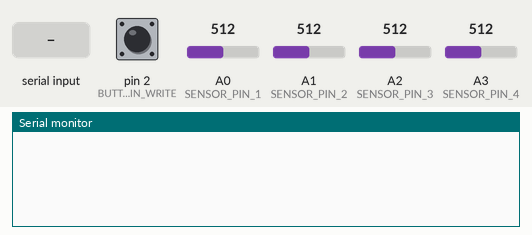
A sketch run on a simulated Arduino Uno, built with avr-gcc and run on an emulated ATmega328P. Parts: the last lines printed to the serial monitor. Wiring (inferred from the names in the program): 24Cxx EEPROM at I2C address 0x50. The inputs (shaded band) are chosen by the test bench; at power-on: pin 2 (BUTTON_PIN_WRITE) HIGH, A0 (SENSOR_PIN_1) = 512, A1 (SENSOR_PIN_2) = 512, A2 (SENSOR_PIN_3) = 512, A3 (SENSOR_PIN_4) = 512. EEPROM starts erased.

Above: at 1.2 s.
1.3 s: pin 2 (BUTTON_PIN_WRITE) pulled LOW for 0.15 s
At 2.1 s:
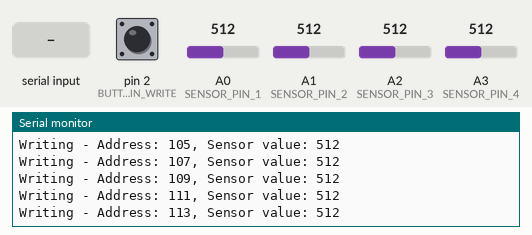
2.9 s: "R" received over Serial
At 3.8 s:
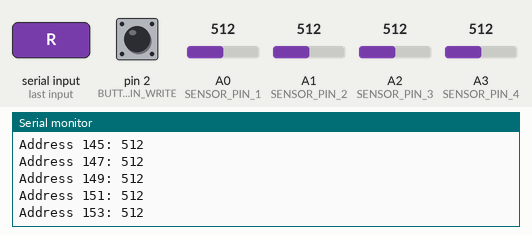
4.4 s: pin 2 (BUTTON_PIN_WRITE) pulled LOW for 1 s
At 5.0 s:
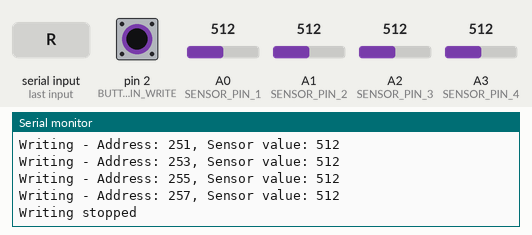
6.9 s: "S" received over Serial
At 7.6 s:
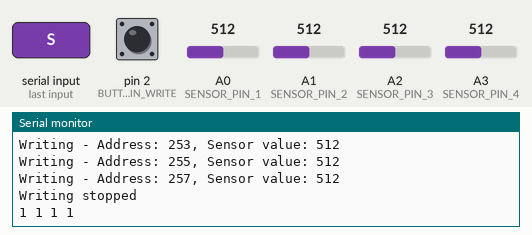

The sketch:

W3.ino
```cpp
#include <Wire.h>

// Pin definitions
#define SENSOR_PIN_1 A0
#define SENSOR_PIN_2 A1
#define SENSOR_PIN_3 A2
#define SENSOR_PIN_4 A3
#define BUTTON_PIN_WRITE 2

// EEPROM I2C address
#define EEPROM_ADDRESS 0x50

// Variables to manage writing
bool writing = false;
bool lastButtonState = false;
unsigned int writeAddress = 3; // Start writing from address 3
unsigned long lastWriteMillis = 0;
bool sensorStates[4] = {false, false, false, false}; // Track which sensors are enabled

// Function prototypes
void writeEEPROM(unsigned int addr, unsigned int value);
unsigned int readEEPROM(unsigned int addr);
void sendEEPROMData();
void processCommand(char command);
void writeSensorStatesToEEPROM();
void readSensorStatesFromEEPROM();
void handleButtonPress();
void writeSensorData();

void setup() {
  Serial.begin(115200);
  Wire.begin();

  pinMode(BUTTON_PIN_WRITE, INPUT_PULLUP); // Enable internal pull-up resistor

  // Retrieve sensor states from EEPROM
  readSensorStatesFromEEPROM();
}

void loop() {
  handleButtonPress();

  // Writing logic
  if (writing && millis() - lastWriteMillis >= 1) {
    writeSensorData();
  }

  if (Serial.available()) {
    char command = Serial.read();
    if (command == 'R') {
      sendEEPROMData();
    } else {
      processCommand(command);
    }
  }
}

void handleButtonPress() {
  bool currentButtonState = digitalRead(BUTTON_PIN_WRITE);

  // Check if the button state has changed
  if (currentButtonState != lastButtonState) {
    if (currentButtonState == LOW) {
      writing = !writing;
      writeAddress = 3; // Reset address when starting to write
      lastWriteMillis = millis();
      Serial.println(writing ? "Writing started" : "Writing stopped");
    }
  }

  lastButtonState = currentButtonState;
}

void writeSensorData() {
  lastWriteMillis = millis();

  // Write enabled sensor values
  for (int i = 0; i < 4; i++) {
    if (sensorStates[i]) {
      int sensorPin = SENSOR_PIN_1 + i;
      int sensorValue = analogRead(sensorPin); // Read analog sensor
      writeEEPROM(writeAddress, sensorValue); // Write to EEPROM
      Serial.print("Writing - Address: ");
      Serial.print(writeAddress);
      Serial.print(", Sensor value: ");
      Serial.println(sensorValue);

      writeAddress += 2; // Move to the next address for the next write (2 bytes per value)
    }
  }

  // Update last written address
  writeEEPROM(0, writeAddress - 1); // Store last written address to EEPROM address 0

  // Prevent address overflow
  if (writeAddress >= 32767) { // Adjust to your EEPROM size
    writing = false; // Stop writing if EEPROM is full
    Serial.println("EEPROM full");
  }
}

void writeEEPROM(unsigned int addr, unsigned int value) {
  byte highByte = (value >> 8) & 0xFF; // Extract the upper 8 bits
  byte lowByte = value & 0xFF;         // Extract the lower 8 bits

  Wire.beginTransmission(EEPROM_ADDRESS);
  Wire.write((byte)(addr >> 8)); // MSB of EEPROM address
  Wire.write((byte)(addr & 0xFF)); // LSB of EEPROM address
  Wire.write(highByte); // High byte of the sensor value
  Wire.endTransmission();
  delay(5); // Write cycle time

  Wire.beginTransmission(EEPROM_ADDRESS);
  Wire.write((byte)((addr + 1) >> 8)); // MSB of the next EEPROM address
  Wire.write((byte)((addr + 1) & 0xFF)); // LSB of the next EEPROM address
  Wire.write(lowByte); // Low byte of the sensor value
  Wire.endTransmission();
  delay(5); // Write cycle time
}

unsigned int readEEPROM(unsigned int addr) {
  unsigned int highByte = 0;
  unsigned int lowByte = 0;

  Wire.beginTransmission(EEPROM_ADDRESS);
  Wire.write((byte)(addr >> 8)); // MSB
  Wire.write((byte)(addr & 0xFF)); // LSB
  Wire.endTransmission();
  delay(5); // Delay for EEPROM to process

  Wire.requestFrom(EEPROM_ADDRESS, 1); // Request 1 byte
  if (Wire.available()) {
    highByte = Wire.read(); // Read high byte
  }

  Wire.beginTransmission(EEPROM_ADDRESS);
  Wire.write((byte)((addr + 1) >> 8)); // MSB
  Wire.write((byte)((addr + 1) & 0xFF)); // LSB
  Wire.endTransmission();
  delay(5); // Delay for EEPROM to process

  Wire.requestFrom(EEPROM_ADDRESS, 1); // Request 1 byte
  if (Wire.available()) {
    lowByte = Wire.read(); // Read low byte
  }

  return (highByte << 8) | lowByte; // Combine bytes
}

void sendEEPROMData() {
  unsigned int readAddress = 3;
  unsigned int lastWrittenAddress = readEEPROM(0);

  if (lastWrittenAddress >= 3) {
    while (readAddress <= lastWrittenAddress) {
      unsigned int sensorValue = readEEPROM(readAddress);
      Serial.print("Address ");
      Serial.print(readAddress);
      Serial.print(": ");
      Serial.println(sensorValue);
      readAddress += 2;
    }
    Serial.println("END"); // Send end marker
  } else {
    Serial.println("No valid data in EEPROM to read.");
  }
}

void processCommand(char command) {
  switch (command) {
    case '1':
      sensorStates[0] = !sensorStates[0];
      break;
    case '2':
      sensorStates[1] = !sensorStates[1];
      break;
    case '3':
      sensorStates[2] = !sensorStates[2];
      break;
    case '4':
      sensorStates[3] = !sensorStates[3];
      break;
    case 'S':
      for (int i = 0; i < 4; i++) {
        Serial.print(sensorStates[i]);
        Serial.print(" ");
      }
      Serial.println(); // Send newline for clarity
      break;
  }
  writeSensorStatesToEEPROM(); // Write sensor states to EEPROM after any change
}

void writeSensorStatesToEEPROM() {
  byte packedStates = 0;
  for (int i = 0; i < 4; i++) {
    if (sensorStates[i]) {
      packedStates |= (1 << i);
    }
  }
  Wire.beginTransmission(EEPROM_ADDRESS);
  Wire.write(0x00); // MSB of EEPROM address
  Wire.write(0x02); // LSB of EEPROM address
  Wire.write(packedStates);
  Wire.endTransmission();
  delay(5); // Write cycle time
}

void readSensorStatesFromEEPROM() {
  Wire.beginTransmission(EEPROM_ADDRESS);
  Wire.write(0x00); // MSB of EEPROM address
  Wire.write(0x02); // LSB of EEPROM address
  Wire.endTransmission();
  delay(5); // Read cycle time

  Wire.requestFrom(EEPROM_ADDRESS, 1); // Request 1 byte
  if (Wire.available()) {
    byte packedStates = Wire.read();
    for (int i = 0; i < 4; i++) {
      sensorStates[i] = (packedStates & (1 << i)) != 0;
    }
  }
}
```

Measured:
- after the input at 1.3 s, the serial monitor: prints a new line at once (image 1)
- after the input at 6.9 s, the serial monitor: prints a new line at once (image 4)
